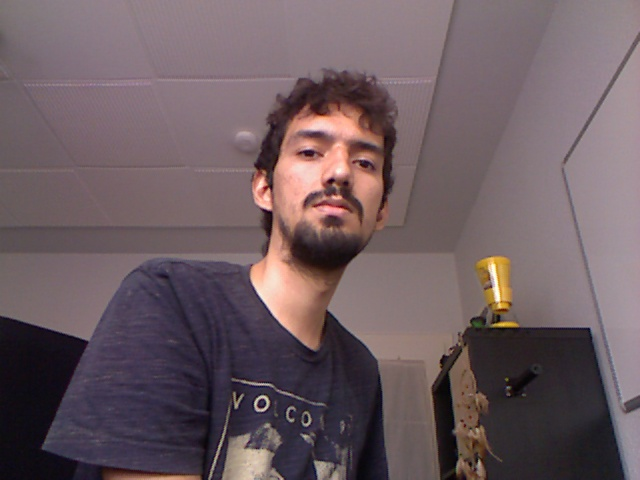
#> input picture images/image5.jpg, 640 x 480 px, found by its file name
$ python try_from_corners.py
#> lines starting #> are read from the running program, lines starting #| are printed output that depends on the picture
import numpy as np
import cv2 as cv
from matplotlib import pyplot as plt
from sklearn.cluster import KMeans
from math import sqrt

img = cv.imread('image5.jpg')
#> img is the input picture: shape (480, 640, 3); mean B, G, R 97.1, 92.1, 108.7
edges = cv.Canny(img,100,200)
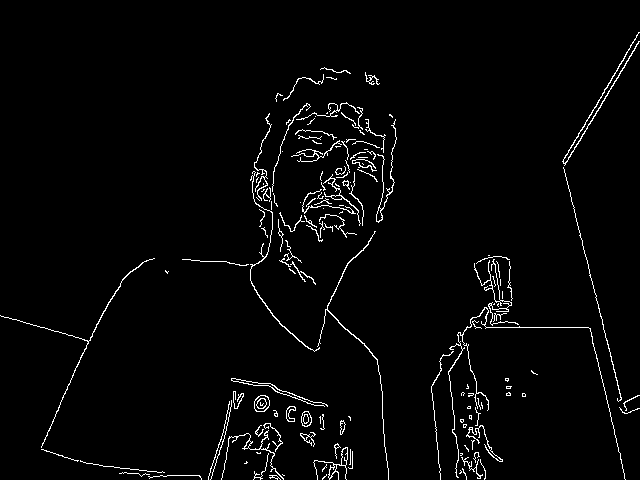
#> edges: shape (480, 640); 2.6% white in thin lines or dots
#print(edges.shape)
canny = cv.imwrite('canny.png',edges)
canny = cv.imread('canny.png')
#> canny: shape (480, 640, 3); 2.6% white in thin lines or dots

gray = cv.cvtColor(canny,cv.COLOR_BGR2GRAY)

corners = cv.goodFeaturesToTrack(gray,150,0.01,10)
#> corners = 150 rows, first 8: [284, 257], [236, 437], [468, 396], [347, 185], [322, 414], [481, 427], [315, 155], [272, 454]
corners = np.int0(corners)


print(corners.shape)
#| (150, 1, 2)
rcorners = np.reshape(corners,(corners.shape[0],2))
#> rcorners = 150 pairs, first value 43 to 638, second value 34 to 477
#print(rcorners)

count = 0
distances = (corners.shape[0],2)
#> distances = (150, 2)
distances = np.zeros(distances)
for i in range(0,corners.shape[0]-2):							#change back to 98
	count = 0
	for j in range(1,corners.shape[0]-1):						#change back to 99
		dist = sqrt((rcorners[i][0]-rcorners[j][0])**2+(rcorners[i][1]-rcorners[j][1])**2)
		if dist < 20:								#the area you want to check for adjacent points
			count = count+1
			if count > 2:							#number of points per area
				distances[i] = rcorners[i]
				break
#> after the loop, distances = 150 pairs, first value 0 to 509, second value 0 to 477
# [26 lines of commented-out code are left out]
kmeans = KMeans(n_clusters=4, random_state=0).fit_predict(distances)
#> kmeans = 150 values, max 3 at index 3, min 0 at index 2, mean 1.65
#print(type(kmeans))
plt.scatter(distances[:, 0], distances[:, 1], c=kmeans)

# [13 lines of commented-out code are left out]


plt.imshow(canny),plt.show()
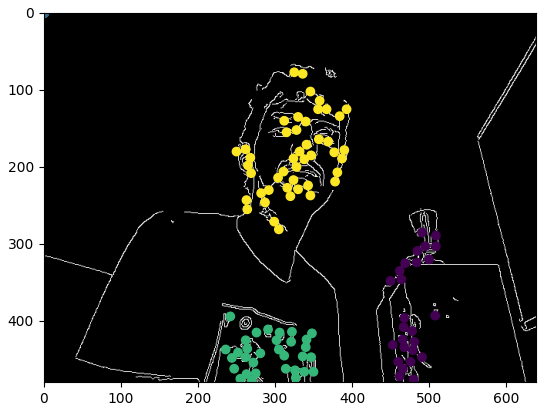
#> figure drawn by matplotlib, 1 panel

$ run again, with images/image0.jpg copied over images/image5.jpg
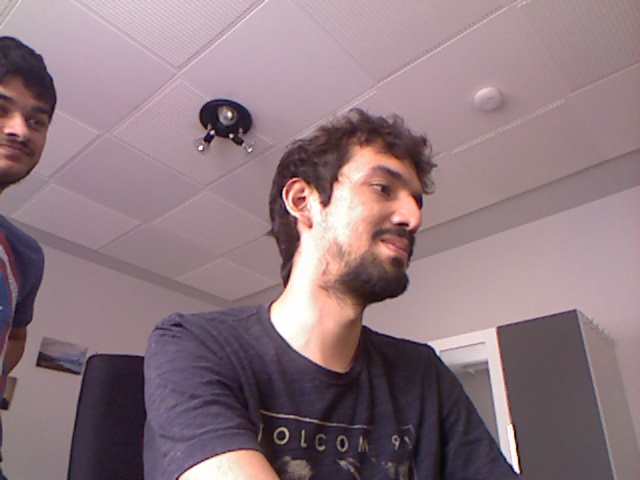
#> input picture images/image0.jpg, 640 x 480 px, found by its file name
#> img is the input picture: shape (480, 640, 3); mean B, G, R 127.4, 120.2, 142.6
#> `edges = cv.Canny(img,100,200)`:
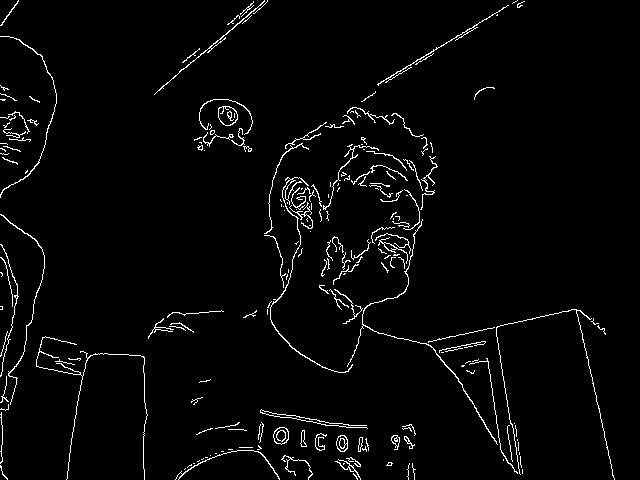
#> edges: shape (480, 640); 2.8% white in thin lines or dots
#> canny: shape (480, 640, 3); 2.8% white in thin lines or dots
#> corners = 150 rows, first 8: [370, 170], [212, 132], [229, 112], [365, 449], [394, 253], [342, 446], [341, 175], [10, 374]
#| (150, 1, 2)
#> rcorners = 150 pairs, first value 1 to 605, second value 7 to 473
#> after the loop `for i in range(0,corners.shape[0]-2):`: distances = 150 pairs, first value 0 to 486, second value 0 to 473
#> kmeans = 150 values, max 3 at index 3, min 0 at index 4, mean 1.3
#> `plt.imshow(canny),plt.show()`:
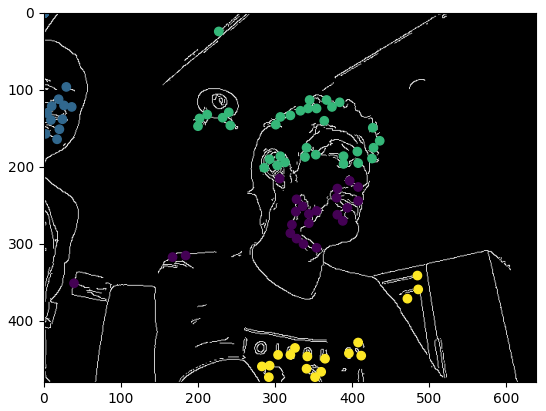
#> figure drawn by matplotlib, 1 panel

$ run again, with images/image1.jpg copied over images/image5.jpg
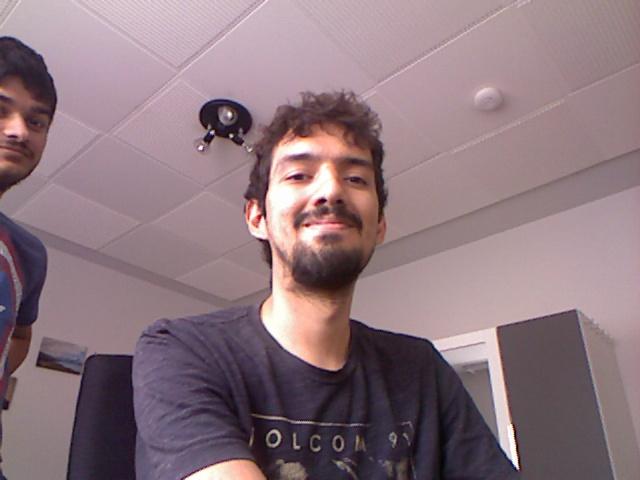
#> input picture images/image1.jpg, 640 x 480 px, found by its file name
#> img is the input picture: shape (480, 640, 3); mean B, G, R 125.9, 118.5, 141
#> `edges = cv.Canny(img,100,200)`:
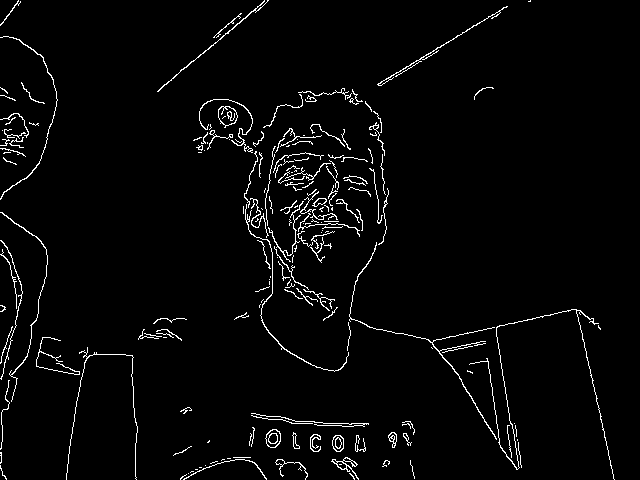
#> edges: shape (480, 640); 2.9% white in thin lines or dots
#> canny: shape (480, 640, 3); 2.9% white in thin lines or dots
#> corners = 150 rows, first 8: [302, 229], [258, 212], [293, 433], [212, 132], [229, 112], [338, 446], [310, 99], [324, 200]
#| (150, 1, 2)
#> rcorners = 150 pairs, first value 1 to 600, second value 1 to 476
#> after the loop `for i in range(0,corners.shape[0]-2):`: distances = 150 pairs, first value 0 to 592, second value 0 to 468
#> kmeans = 150 values, max 3 at index 1, min 0 at index 0, mean 0.787
#> `plt.imshow(canny),plt.show()`:
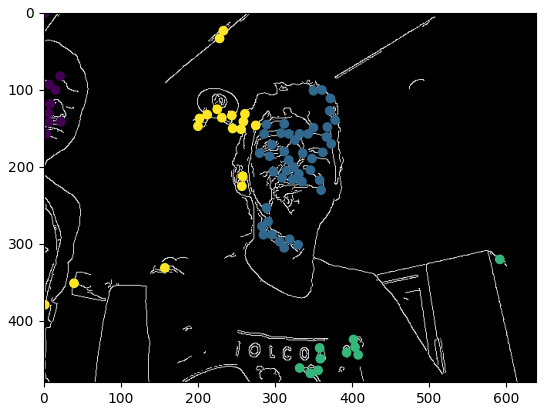
#> figure drawn by matplotlib, 1 panel

$ run again, with images/image10.jpg copied over images/image5.jpg
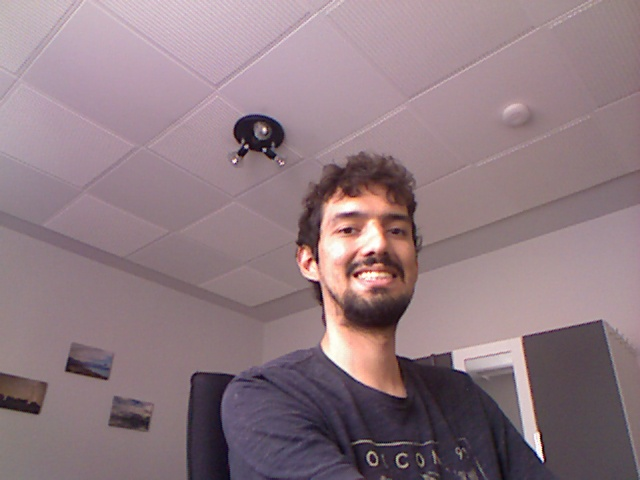
#> input picture images/image10.jpg, 640 x 480 px, found by its file name
#> img is the input picture: shape (480, 640, 3); mean B, G, R 129.7, 122.6, 143.9
#> `edges = cv.Canny(img,100,200)`:
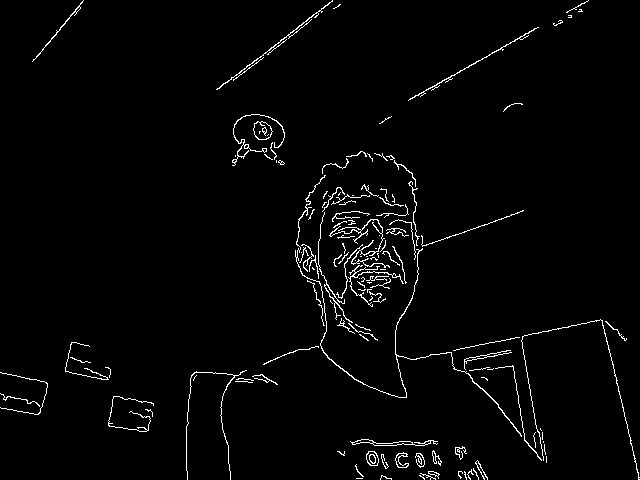
#> edges: shape (480, 640); 2.3% white in thin lines or dots
#> canny: shape (480, 640, 3); 2.3% white in thin lines or dots
#> corners = 150 rows, first 8: [314, 260], [413, 189], [246, 146], [436, 456], [342, 243], [366, 156], [352, 278], [276, 145]
#| (150, 1, 2)
#> rcorners = 150 pairs, first value 5 to 635, second value 1 to 478
#> after the loop `for i in range(0,corners.shape[0]-2):`: distances = 150 pairs, first value 0 to 616, second value 0 to 477
#> kmeans = 150 values, max 3 at index 3, min 0 at index 66, mean 1.68
#> `plt.imshow(canny),plt.show()`:
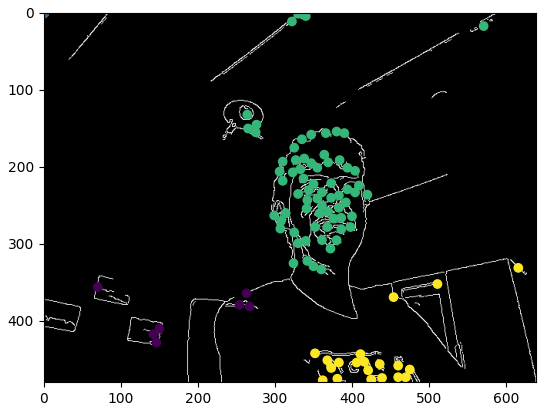
#> figure drawn by matplotlib, 1 panel
